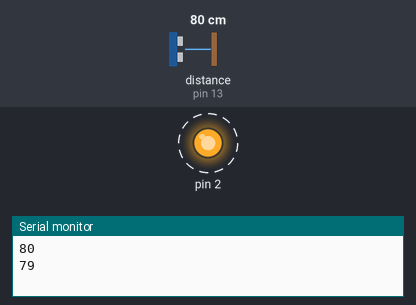
Simulated run of this sketch. Board: Arduino Uno, built with avr-gcc and run on an emulated ATmega328P. Shown: output pins drawn as LEDs (lit = HIGH), the last lines printed to the serial monitor. Wiring (inferred from the names in the program): ultrasonic range finder: trigger pin 12; echo pin 13. Dashed ring = blinking. The inputs (shaded band) are chosen by the test bench; at power-on: distance to the obstacle (sensor on pin 13) 80 cm. The echo pulse lasts 58.3 µs per cm; pins used as bus, display or sensor lines are not drawn.

Above: at 0.88 s.
1.6 s: distance to the obstacle (sensor on pin 13) set to 36 cm
5.1 s: distance to the obstacle (sensor on pin 13) set to 28 cm
At 5.6 s:
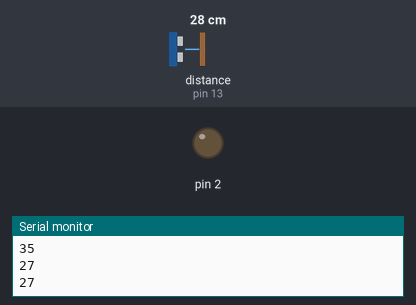
Timing chart, 0 to 8.1 s (numbered marks = the images above; inputs shaded):
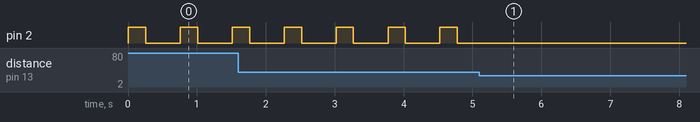

Measured:
- the behaviour switches between 32 and 31 cm on distance to the obstacle (sensor on pin 13) (found by bisection; images 0 and 1)
- after the input at 5.1 s, pin 2: stops changing and stays LOW
- by itself, pin 2: alternates HIGH for 0.25 s and LOW for 0.50 s

The sketch:

ultrasonic_test1.ino
```cpp
/****************Smart blind stick****************/
/******Made by Ayesha, Harshitha, Bhargavi, Jahnavi and Hemant*****/

#include <NewPing.h>

unsigned long echo = 0;
int ultrasignalout = 12; // Ultrasonic signal output pin...***TRIG***
int ultrasignalin = 13; // Utltrasonic signal input pin...***ECHO***
unsigned long ultrasoundValue = 0;

void setup()
{
  Serial.begin(9600);
  pinMode(ultrasignalout,OUTPUT);
  pinMode(ultrasignalin,INPUT);
  pinMode(2,OUTPUT);
}
void(* resetFunc) (void) = 0; // To bring reset function into existence
unsigned long ping()
{ digitalWrite(ultrasignalin,LOW);
  //pinMode(ultraSignalout, OUTPUT); // Switch signalpin to output
  digitalWrite(ultrasignalout, LOW); // Send low pulse
  delayMicroseconds(3); // Wait for 2 microseconds
  digitalWrite(ultrasignalout, HIGH); // Send high pulse
  delayMicroseconds(5); // Wait for 5 microseconds
  digitalWrite(ultrasignalout, LOW); // Holdoff
  //pinMode(ultraSoundSignal, INPUT); // Switch signalpin to input
  digitalWrite(ultrasignalin, HIGH); // Turn on pullup resistor

  echo = pulseIn(ultrasignalin, HIGH); //Listen for echo
  if(echo!=0)
    ultrasoundValue = (echo / 58.138); //convert to CM then to inches
  else
    resetFunc();
  return ultrasoundValue;
}

void loop()
{
  int x = 0;
  x = ping();
  Serial.println(x);
  if (x>30)
    {
      digitalWrite(2,HIGH);
      delay(250);
      digitalWrite(2,LOW);
      delay(250);
    }
  delay(250); //delay 1/4 seconds.
}
```
